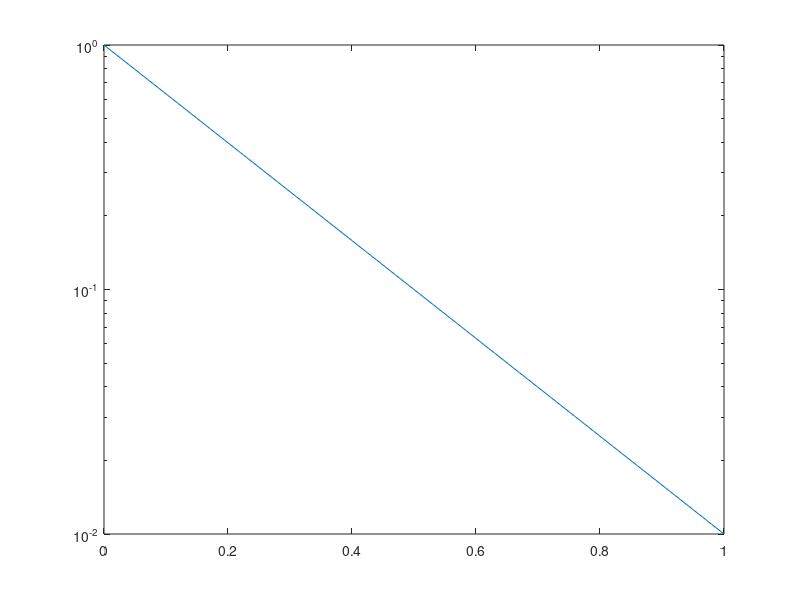

The MATLAB script that drew this image:
f = @(x) 10.^(-2 * x);

x = 0:0.01:1;
y = f(x);

e = y(2:end) - y(1:end-1);

semilogy(x(1:end-1), e);
semilogy(x, y);